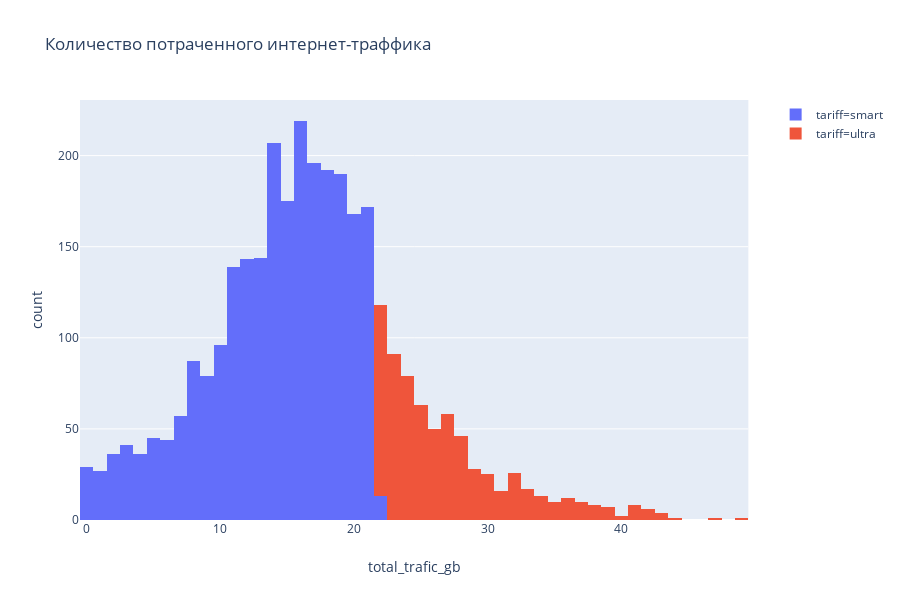

This figure's notebook cell:
### Markdown cell above
Посмотрим распределение по интернет-траффику

### Code cell
fig = px.histogram(users_income, x='total_trafic_gb', color='tariff', title='Количество потраченного интернет-траффика')
fig.show()

### Figure 1 — Plotly figure (JSON) as saved in the notebook; plotly's stock layout.template omitted (floating-point values rounded to 4 significant figures; data arrays with more than 128 entries replaced by an {"elided": "..."} marker saying what was removed)
{"data": [{"alignmentgroup": "True", "bingroup": "x", "hoverlabel": {"namelength": 0}, "hovertemplate": "tariff=smart<br>total_trafic_gb=%{x}<br>count=%{y}", "legendgroup": "tariff=smart", "marker": {"color": "#636efa"}, "name": "tariff=smart", "offsetgroup": "tariff=smart", "orientation": "v", "showlegend": true, "type": "histogram", "x": {"elided": "2535 float values"}, "xaxis": "x", "yaxis": "y"}, {"alignmentgroup": "True", "bingroup": "x", "hoverlabel": {"namelength": 0}, "hovertemplate": "tariff=ultra<br>total_trafic_gb=%{x}<br>count=%{y}", "legendgroup": "tariff=ultra", "marker": {"color": "#EF553B"}, "name": "tariff=ultra", "offsetgroup": "tariff=ultra", "orientation": "v", "showlegend": true, "type": "histogram", "x": {"elided": "687 float values"}, "xaxis": "x", "yaxis": "y"}], "layout": {"barmode": "relative", "height": 600, "legend": {"tracegroupgap": 0}, "title": {"text": "Количество потраченного интернет-траффика"}, "xaxis": {"anchor": "y", "domain": [0, 0.98], "title": {"text": "total_trafic_gb"}}, "yaxis": {"anchor": "x", "domain": [0, 1], "title": {"text": "count"}}}}
